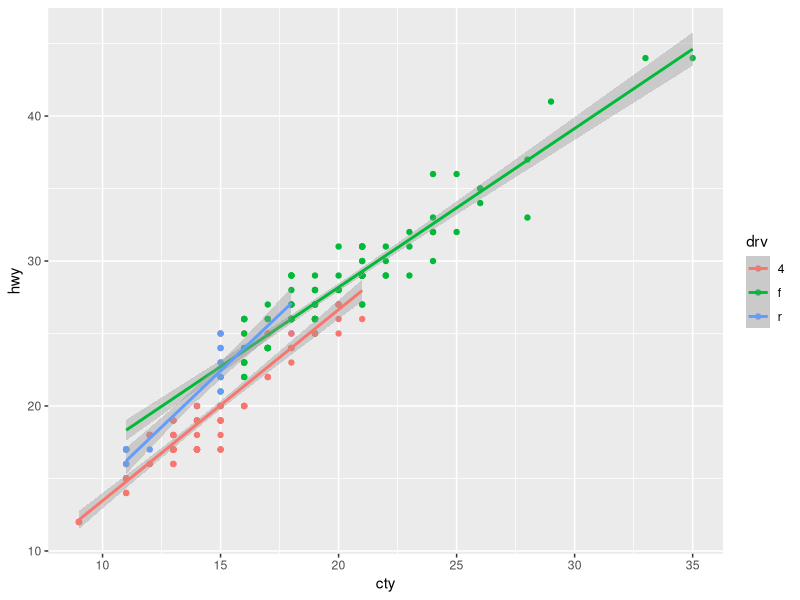
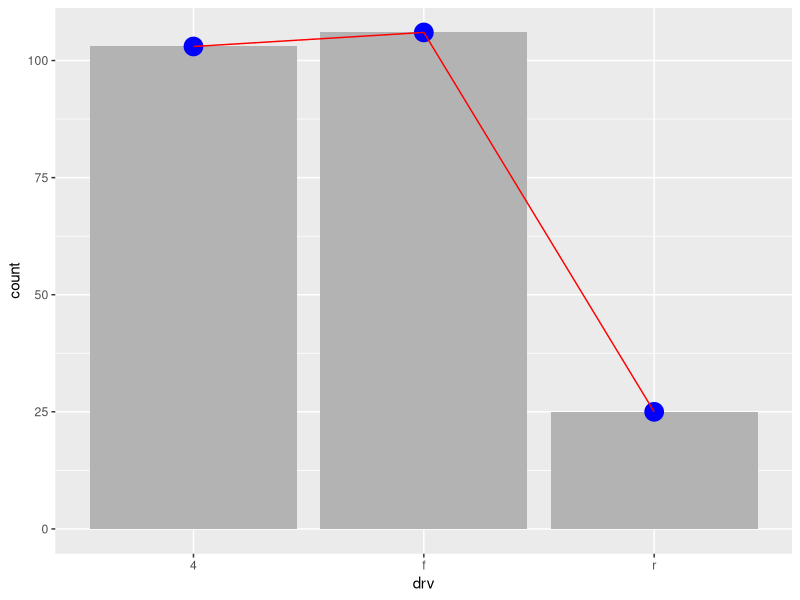
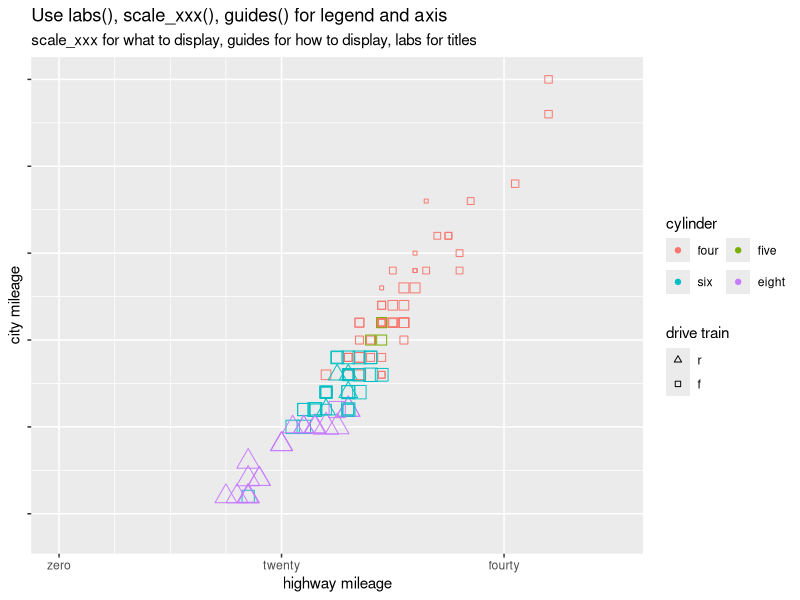

Recreate these plots in R, in order.
## ---- chunk 1
library(knitr)
opts_chunk$set(message = FALSE, warning = FALSE)
## ---- chunk 2
library(ggplot2)
ggplot(mpg, aes(cty, hwy, color = drv)) +
    geom_point() +
    stat_smooth(method = "lm")
## ---- chunk 3
ggplot(mpg, aes(drv)) +
    stat_count(geom = "bar", fill = "grey70") +
    stat_count(geom = "point", size = 6, color = "blue") +
    stat_count(geom = "line", aes(group = 1), color = "red")
## ---- chunk 4
ggplot(mpg, aes(hwy, cty, color = factor(cyl), shape = drv)) +
    geom_point(aes(size = displ)) +
    # what to display
    scale_x_continuous(limits = c(0, 50),
                       breaks = c(0, 20, 40),
                       labels = c("zero", "twenty", "fourty"), 
                       minor_breaks = c(5, 10, 15)) +
    scale_y_continuous(labels = NULL) +   # remove labels with NULL
    scale_color_discrete(breaks = c(4, 5, 6, 8), 
                         labels = c("four", "five", "six", "eight")) + # asign colors by default
                                    
    scale_shape_manual(limits = c("f", "r"),      # manually select shape
                       values = c(f = 0, r = 2)) +
    # how to display
    guides(
        size = "none",  # hide size
        color = guide_legend(direction = "horizontal",
                             title.position = "top",
                             nrow = 2,
                             byrow = TRUE,  # arrange row by row, default is by column
                             order = 1),    # first legend to show
        shape = guide_legend(direction = "vertical",
                             reverse = TRUE)  # reverse order of legend keys
    ) +
    # what's your name
    labs(title = "Use labs(), scale_xxx(), guides() for legend and axis",
         subtitle = "scale_xxx for what to display, guides for how to display, labs for titles",
         x = "highway mileage",
         y = "city mileage", 
         color = "cylinder", 
         shape = "drive train", 
         size = "haha you cannot see me") 

